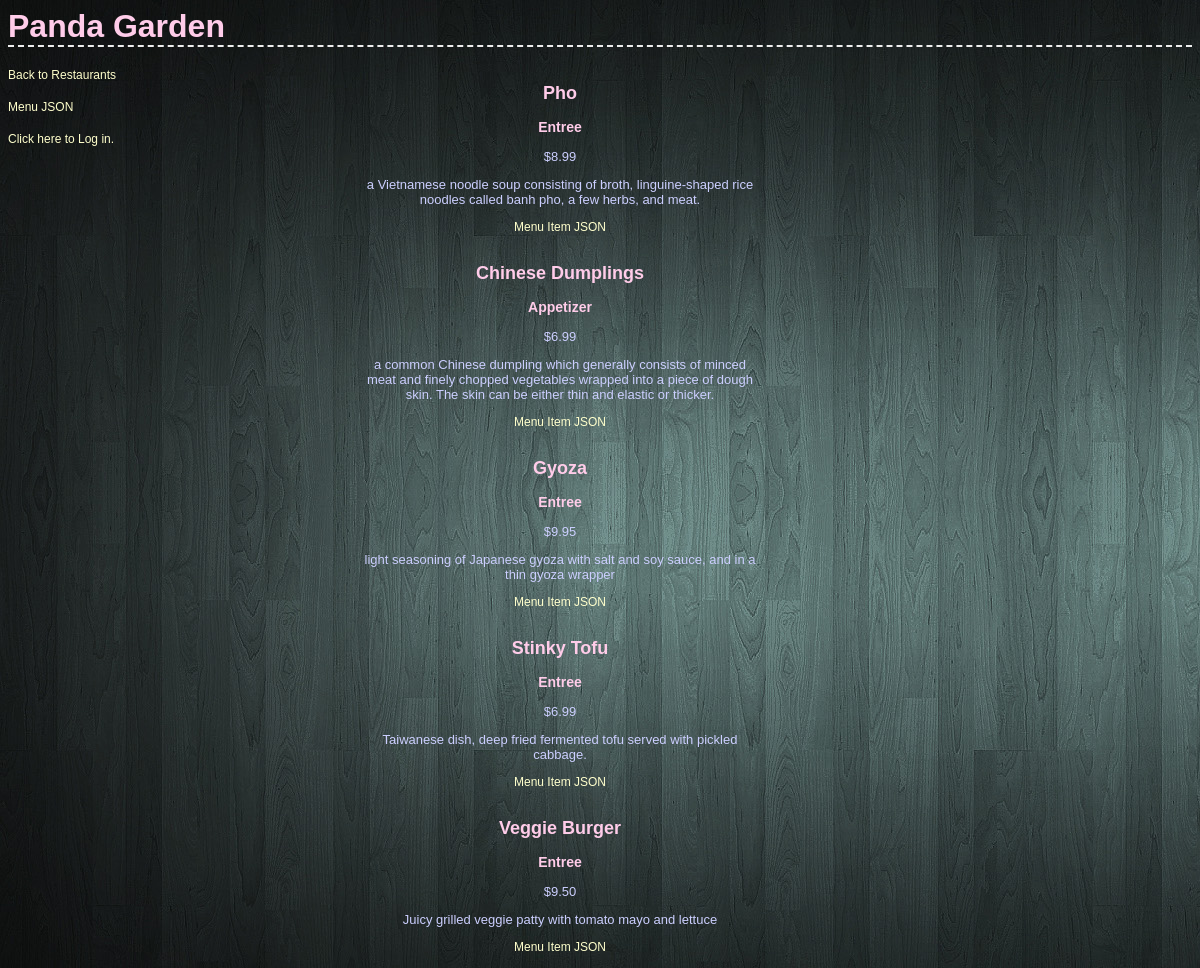
Page /restaurant/3/menu on the committed database.
### database_setup.py (models this page shows, shortened)
class Restaurant(Base):
	__tablename__ = 'restaurant'
	name = Column(String(80), nullable = False)
	id = Column(Integer, primary_key = True)
	user_id = Column(Integer, ForeignKey('user.id'))
	user = relationship(User)

class MenuItem(Base):
	__tablename__ = 'menu_item'
	name = Column(String(80), nullable = False)
	id = Column(Integer, primary_key = True)
	course = Column(String(250))
	description = Column(String(250))
	price = Column(String(8))
	restaurant_id = Column(Integer, ForeignKey('restaurant.id'))
	restaurant = relationship(Restaurant)
	user_id = Column(Integer, ForeignKey('user.id'))
	user = relationship(User)

### finalproject.py (the view)
@app.route('/restaurant/<int:restaurant_id>')
@app.route('/restaurant/<int:restaurant_id>/menu')
def showMenu(restaurant_id):
	restaurant = session.query(Restaurant).filter_by(id=restaurant_id).one()
	creator = getUserInfo(restaurant.user_id)
	items = session.query(MenuItem).filter_by(restaurant_id = restaurant_id).all()
	if 'username' not in login_session or creator.id != login_session['user_id']:
		return render_template('publicmenu.html', restaurant=restaurant, items=items, creator=creator)
	else:
		return render_template('menu.html', restaurant = restaurant, items = items, creator=creator)

### finalproject.py (called while the page is built)
def getUserInfo(user_id):
	user = session.query(User).filter_by(id = user_id).one()
	return user

### templates/publicmenu.html (shortened to what this page needs)
<html>
<head>
	<link rel='stylesheet' type='text/css' href="{{ url_for('static', filename='styles.css') }}">
	</head>
	<body>
		<h1>{{ restaurant.name }}</h1>
		<div class='left'>
		<a href='{{ url_for('showRestaurants') }}'>Back to Restaurants</a><br><br>
		<a href= '{{ url_for('menuJSON', restaurant_id = restaurant.id) }}' target='_blank'>Menu JSON</a><br><br>
		{%if 'username' not in session%}
		<a href='{{url_for('showLogin')}}'>Click here to Log in.</a>
		{% else %}
		<a href='{{url_for('disconnect')}}'>Disconnect</a>
		{% endif %}
</div>
 <div class='menuPane'>
		{% if items %}
		{% for i in items %}
<div class='menu'>
		<span><h2>{{i.name}}</h2></span>
		<span><h3>{{i.course}}</h3></span>
		<span><p class='menuInfo'>{{i.price}} </p></span>
		<span><p class='menuInfo'>{{i.description}}</p></span>
	<a href='{{ url_for('menuItemJSON', restaurant_id=restaurant.id, menu_id=i.id) }}' target='_blank' class='menuLink'>Menu Item JSON</a><br><br>
		{% endfor %}
	</div>
		{% else %}
		<h2>Uh oh, there's no menu items for {{ restaurant.name }}</h2>
		{% endif %}
</div>
	</body>
</html>

### static/styles.css (style rules this page uses)
body { font-family: sans-serif; background-image: url('bg1.jpg'); background-color: #000000; }
h1, h2, h3, h4 { color: #FFCCE9; font-family:"Trebuchet MS", Arial, Helvetica, sans-serif; }
h1 { border-bottom: 2px dashed #eee; }
a { text-decoration: none; color:#FFFFCC; font-size: .75em; }
.left { float:left; left:5px; }
.menuPane { left:30%; position: absolute; width:400px; -webkit-column-count: 3; -moz-column-count: 3; column-count: 3; }
.menu { color:#FFFFCC; font-size:12px; text-align: center; position: absolute; width:100%; }
.menuInfo { color:#CCCFFF; font-size:13px; }
.menuLink { font-size:12px; }

### rows in the picture
Restaurant: name "Panda Garden"
MenuItem: name "Pho", course "Entree", price "$8.99", description "a Vietnamese noodle soup consisting of broth, linguine-shaped rice noodles called banh pho, a few herbs, and meat."
MenuItem: name "Chinese Dumplings", course "Appetizer", price "$6.99", description "a common Chinese dumpling which generally consists of minced meat and finely chopped vegetables wrapped into a piece of dough skin. The skin can be either thin and elastic or thicker."
MenuItem: name "Gyoza", course "Entree", price "$9.95", description "light seasoning of Japanese gyoza with salt and soy sauce, and in a thin gyoza wrapper"
MenuItem: name "Stinky Tofu", course "Entree", price "$6.99", description "Taiwanese dish, deep fried fermented tofu served with pickled cabbage."
MenuItem: name "Veggie Burger", course "Entree", price "$9.50", description "Juicy grilled veggie patty with tomato mayo and lettuce"
